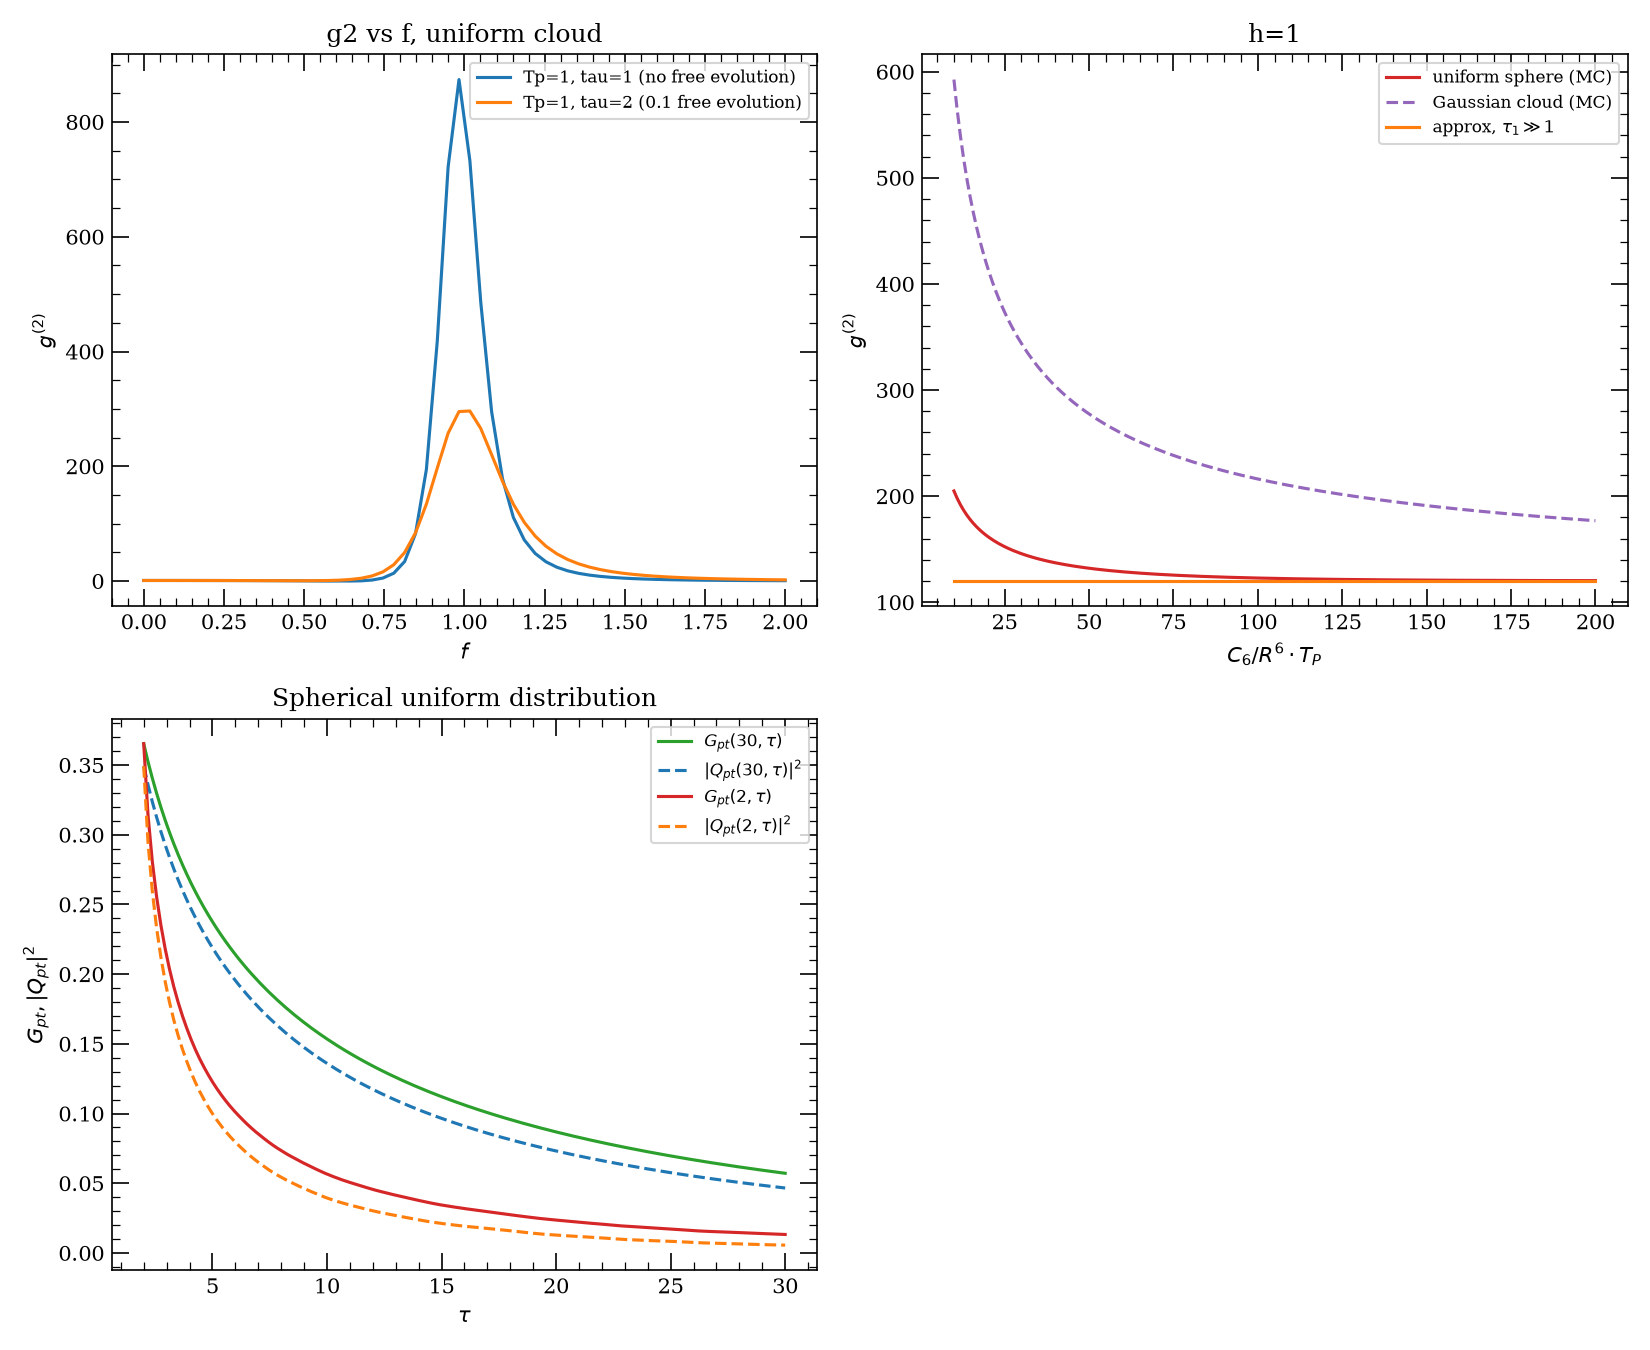

Write the Python code that produced this figure.
"""Interaction-induced dephasing of g2 for an extended atomic cloud (Sec. IV).

Reproduces the interaction-induced-dephasing part of P.R. Berman, H. Nguyen,
Y. Mei, Y. Li, A. Kuzmich, "Interference bunching and antibunching of coherent
atomic radiation fields," Phys. Rev. A 108, 043713 (2023), Sec. IV. Atoms
excited to a Rydberg state interact via the van der Waals C6/R^6 potential, so
each atom pair accumulates a random relative phase during a retrieval pulse of
duration Tp; this dephases the ensemble's collective spin-wave phase Q(t) and
its magnitude-squared correlator G(t) = <|Q(t)|^2>, and hence g2(t). Q, G are
evaluated by Monte Carlo averaging over random atomic positions within a
sphere of radius R (uniform cloud); the point-pulse limit (Tp -> tau) analogs
are labeled Q_pt, G_pt. The n=75 Rb Rydberg C3/C6 coefficients feeding the
pair interaction are obtained with the ``arc`` (Alkali Rydberg Calculator)
package, cross-checked against the Kaulakys radial-matrix-element formula used
in the original analysis.

Monte Carlo sample counts and atom numbers are reduced from the original
notebook (100 seeds, N=400) to keep runtime short for a demo script; the
formulas are unchanged. Source: Dephasing_230317.ipynb.
"""

from pathlib import Path

import matplotlib

matplotlib.use("Agg")
import matplotlib.pyplot as plt
import numpy as np
from numba import jit

# ---------------------------------------------------------------------------
# Rydberg (n S_1/2 <-> n P_3/2, (n-1) P_3/2) atomic structure for Rb87
# (quantum-defect formulas from Li, Han et al.; only the S and P3/2 branches
#  that Rydberg_para() below actually needs are kept).
# ---------------------------------------------------------------------------
_HCONST = 6.62606896e-34  # Planck constant
_CLIGHT = 2.99792458e8  # speed of light
_RY = 1.0973731568527e7  # Rydberg constant
_A0 = 0.52917720859e-10  # Bohr radius
_ALPHA = 7.2973525376e-3  # fine-structure constant


@jit(nopython=True, nogil=True)
def rydberg_energy(n, l, j):
    """Energy of an alkali Rydberg level via quantum defects (S_1/2 or P_3/2)."""
    if l == 0:
        delta, delta2 = 3.1311804, 0.1784
    else:  # l == 1, j == 3/2
        delta, delta2 = 2.6416737, 0.2950
    nu = n - delta - delta2 / (n - delta) ** 2
    return -(_HCONST * _CLIGHT * _RY) / nu**2


@jit(nopython=True, nogil=True)
def radial_matrix_element(n, l, j, na, la, ja):
    """<na la ja| r |n l j> via the Kaulakys (1995) quasiclassical formula."""
    Z = 1
    if l == 0:
        delta, delta2 = 3.1311804, 0.1784
    else:
        delta, delta2 = 2.6416737, 0.2950
    nu = n - delta - delta2 / (n - delta) ** 2

    if la == 0:
        deltaa, delta2a = 3.1311804, 0.1784
    else:
        deltaa, delta2a = 2.6416737, 0.2950
    nua = na - deltaa - delta2a / (na - deltaa) ** 2

    s_a = nua - nu
    nu_c_a = (2 * (nu * nua) ** 2 / (nu + nua)) ** (1 / 3)
    e_a = np.sqrt(1 - ((l + la + 1) / (2 * nu_c_a)) ** 2)

    csi = np.arange(0, np.pi, 1e-3)
    j_a = (1 / np.pi) * np.sum(np.cos(s_a * csi + s_a * e_a * np.sin(csi))) * 1e-3
    dj_a = (1 / np.pi) * np.sum(-np.sin(s_a * csi + s_a * e_a * np.sin(csi)) * np.sin(csi)) * 1e-3

    if (la - l) == 1:
        D_pa = (1 / s_a) * (dj_a + np.sqrt(e_a ** (-2) - 1) * (j_a - np.sin(np.pi * s_a) / (np.pi * s_a)))
    else:
        D_pa = (1 / s_a) * (dj_a - np.sqrt(e_a ** (-2) - 1) * (j_a - np.sin(np.pi * s_a) / (np.pi * s_a)))

    return ((-1) ** (n - na)) * nu_c_a**5 / (Z * (nu * nua) ** (3 / 2)) * D_pa


def c6_over_r6_coefficient(n, omega, dist):
    """C6/R^6-equivalent dephasing coefficient (MHz * um^6) for the nS Rydberg pair.

    Follows the "Rydberg_para" analysis: the nS_1/2 Rydberg state is nearly
    resonantly Forster-coupled to nP_3/2 + (n-1)P_3/2 with a small defect and
    dipole-dipole coefficient C3; C6 = C3^2 / defect is the effective van der
    Waals coefficient used for the interaction-induced dephasing below.
    """
    l, j = 0, 0.5
    n1, l1, j1 = n, 1, 1.5
    n2, l2, j2 = n - 1, 1, 1.5

    defect = (rydberg_energy(n1, l1, j1) + rydberg_energy(n2, l2, j2) - 2 * rydberg_energy(n, l, j)) / _HCONST * 1e-6
    C3 = (
        1e18
        * 1e-6
        * (_ALPHA * _CLIGHT / (2 * np.pi) * _A0**2)
        * radial_matrix_element(n, l, j, n1, l1, j1)
        * radial_matrix_element(n, l, j, n2, l2, j2)
    )
    return C3**2 / defect / 1000


def _arc_c6_cross_check(n):
    """Independent C6 (GHz um^6) from arc's perturbative pair-state calculation,
    as a sanity check on the Kaulakys-formula C3/defect estimate above."""
    from arc import PairStateInteractions, Rubidium

    calc = PairStateInteractions(Rubidium(), n, 0, 0.5, n, 0, 0.5, 0.5, 0.5)
    return calc.getC6perturbatively(0, 0, 10, 25.0e9)


# ---------------------------------------------------------------------------
# Monte Carlo dephasing: Q(t), G(t) for atoms randomly placed in a cloud
# ---------------------------------------------------------------------------
@jit(nopython=True, nogil=True)
def _positions_uniform_sphere(N, R, seed):
    np.random.seed(seed)
    phi = np.random.uniform(0, 2 * np.pi, N)
    costheta = np.random.uniform(-1, 1, N)
    u = np.random.uniform(0, 1, N)
    theta = np.arccos(costheta)
    r = R * u ** (1.0 / 3)
    x = r * np.sin(theta) * np.cos(phi)
    y = r * np.sin(theta) * np.sin(phi)
    z = r * np.cos(theta)
    return x, y, z


@jit(nopython=True, nogil=True)
def _positions_gaussian_cloud(N, R, seed):
    np.random.seed(seed)
    w = R / np.sqrt(2)
    x = np.random.normal(0, w, N)
    y = np.random.normal(0, w, N)
    z = np.random.normal(0, w, N)
    return x, y, z


@jit(nopython=True, nogil=True)
def _dephasing_qg(x, y, z, time, Tp, f, ph, C6_c3):
    """Single-shot (fixed atom positions) Q(t), G(t) and the resulting g2(t).

    Q is the ensemble-averaged interaction-induced phase factor of the
    collective spin wave; G = <|sum_j exp(i*phase_j)|^2> is its magnitude-
    squared correlator. For t < Tp, the retrieval pulse is still being
    applied ("in-pulse"); for t >= Tp it has ended and the phase is frozen at
    its value accumulated during Tp ("point-pulse" limit).
    """
    N = len(x)
    dist3D = np.zeros((N, N))
    for i in range(N):
        for j in range(N):
            if i != j:
                dist3D[i, j] = np.sqrt((x[i] - x[j]) ** 2 + (y[i] - y[j]) ** 2 + (z[i] - z[j]) ** 2)

    Q = np.zeros(len(time), dtype=np.complex64)
    G = np.zeros(len(time))
    for tt in range(len(time)):
        t = time[tt]
        phase_num = 0.0 + 0.0j
        phase_num_G = 0.0
        if t < Tp:
            for i in range(N):
                inner = 0.0 + 0.0j
                for j in range(N):
                    if i != j:
                        detuning_ij = C6_c3 * 1000 / (dist3D[i, j] ** 6)
                        exp_t = np.exp(-2j * np.pi * detuning_ij * t)
                        temp = (-exp_t + (1 - 1j * detuning_ij * 2 * np.pi * t)) / (detuning_ij * 2 * np.pi) ** 2
                        phase_num += temp
                        inner += temp
                phase_num_G += np.abs(inner) ** 2
            Q[tt] = phase_num / t**2 * 2 / N**2
            G[tt] = phase_num_G / t**4 * 4 / N**3
        else:
            for i in range(N):
                inner = 0.0 + 0.0j
                for j in range(N):
                    if i != j:
                        detuning_ij = C6_c3 * 1000 / (dist3D[i, j] ** 6)
                        expt = np.exp(-2j * np.pi * detuning_ij * t)
                        expTp = np.exp(2j * np.pi * detuning_ij * Tp)
                        temp = expt * (-1 + expTp * (1 - 1j * detuning_ij * 2 * np.pi * Tp)) / (detuning_ij * 2 * np.pi) ** 2
                        phase_num += temp
                        inner += temp
                phase_num_G += np.abs(inner) ** 2
            Q[tt] = phase_num / Tp**2 * 2 / N**2
            G[tt] = phase_num_G / Tp**4 * 4 / N**3

    epsi = 0.1  # small-dephasing expansion parameter (N * chi^2 * Tp^2 truncated to leading order)
    intti = 1 + 2 * f * np.cos(ph) + f**2 + epsi * (
        -f * np.cos(ph) + f * (np.exp(1j * ph) * Q + np.conjugate(np.exp(1j * ph) * Q)) + f**2 * G
    )
    ati = (
        1
        + 4 * f * (1 - epsi / 2) * np.cos(ph)
        + 4 * f**2
        + 2 * epsi * (f * (np.exp(1j * ph) * Q + np.conjugate(np.exp(1j * ph) * Q)) + f**2 * G)
        + f**2 * (np.exp(2j * ph) * Q + np.conjugate(np.exp(2j * ph) * Q))
        + 2 * f**3 * (np.exp(1j * ph) * Q + np.conjugate(np.exp(1j * ph) * Q))
        + f**4 * np.abs(Q) ** 2
    )
    g2ti = np.abs(ati) / np.abs(intti) ** 2
    return g2ti, Q, G


def dephasing_qg(N, R, time, seed, Tp, f, ph, C6_c3, cloud="uniform"):
    positions = _positions_uniform_sphere(N, R, seed) if cloud == "uniform" else _positions_gaussian_cloud(N, R, seed)
    return _dephasing_qg(*positions, time, Tp, f, ph, C6_c3)


def g2_approx(f, ph, epsi=0.1):
    """Analytic g2 in the tau_1 >> 1 (fully dephased) limit."""
    return (1 + 4 * f * (1 - epsi / 2) * np.cos(ph) + 4 * f**2) / (1 + 2 * f * (1 - epsi / 2) * np.cos(ph) + f**2) ** 2


def mc_average_g2(N, R, time, Tp, f, ph, C6_c3, n_seeds, cloud="uniform"):
    g2_avg = np.zeros(len(time))
    for seed in range(n_seeds):
        g2ti, _, _ = dephasing_qg(N, R, time, seed, Tp, f, ph, C6_c3, cloud=cloud)
        g2_avg += g2ti / n_seeds
    return g2_avg


def main():
    n = 75
    R = 10.0  # cloud radius, um
    omega = max(1 / 0.100 / (2 * np.pi), 40 * 40 / 2 / 480)
    C6_c3 = c6_over_r6_coefficient(n, omega, 15.0)
    C6_arc = _arc_c6_cross_check(n)
    print(f"C6/defect (Kaulakys formula) = {C6_c3:.3f} MHz um^6")
    print(f"C6 (arc, perturbative pair-state calc) = {C6_arc:.3f} GHz um^6 (independent cross-check)")

    time_scale = -1000 * 2 * np.pi * C6_c3 / 1e6  # converts raw time (us) to dimensionless C6/R^6 * t

    fig, axes = plt.subplots(2, 2, figsize=(11, 9))

    # (a) g2 vs beam-splitter ratio f, uniform sphere, N=100
    N = 100
    seed = 1
    chi = 0.0057 * 2 * np.pi
    t_pair = np.array([1.0, 2.0]) / time_scale  # Tp=0 (t~0+) and Tp finite short pulse
    Tp_short = 1.0 / time_scale
    f_list = np.linspace(0, 2, 60)
    g2_vs_f = np.array([dephasing_qg(N, R, t_pair, seed, Tp_short, ff, np.pi, C6_c3)[0] for ff in f_list])
    axes[0, 0].plot(f_list, g2_vs_f[:, 0], label="Tp=1, tau=1 (no free evolution)")
    axes[0, 0].plot(f_list, g2_vs_f[:, 1], label="Tp=1, tau=2 (0.1 free evolution)")
    axes[0, 0].set_xlabel(r"$f$")
    axes[0, 0].set_ylabel(r"$g^{(2)}$")
    axes[0, 0].set_title("g2 vs f, uniform cloud")
    axes[0, 0].legend(fontsize=8)

    # (b) g2 vs tau, MC average over seeds, uniform sphere vs Gaussian cloud
    n_seeds = 20
    n_time = 400
    Tp = 200.0 / time_scale
    f = 1.0
    t_list = np.linspace(10, 200, n_time) / time_scale
    t_list_scaled = time_scale * t_list

    g2_uniform = mc_average_g2(N, R, t_list, Tp, f, np.pi, C6_c3, n_seeds, cloud="uniform")
    g2_gaussian = mc_average_g2(N, R, t_list, Tp, f, np.pi, C6_c3, n_seeds, cloud="gaussian")
    g2_approx_curve = g2_approx(f, np.pi) * np.ones(n_time)

    axes[0, 1].plot(t_list_scaled, g2_uniform, "-", color="tab:red", label="uniform sphere (MC)")
    axes[0, 1].plot(t_list_scaled, g2_gaussian, "--", color="tab:purple", label="Gaussian cloud (MC)")
    axes[0, 1].plot(t_list_scaled, g2_approx_curve, "-", color="tab:orange", label=r"approx, $\tau_1 \gg 1$")
    axes[0, 1].set_title("h=1")
    axes[0, 1].set_ylabel(r"$g^{(2)}$")
    axes[0, 1].set_xlabel(r"$C_6/R^6 \cdot T_P$")
    axes[0, 1].legend(fontsize=8)

    # (c)/(d) point-pulse limit: G_pt(tau,tau) and |Q_pt(tau,tau)|^2 vs tau,
    # for a short (Tp=2) and a longer (Tp=30) retrieval pulse, uniform sphere.
    N_pt = 200
    n_seeds_pt = 20
    n_time_pt = 150
    Tp_a = 30.0 / time_scale
    Tp_b = 2.0 / time_scale
    t_list_pt = np.linspace(2, 30, n_time_pt) / time_scale
    t_list_pt_scaled = time_scale * t_list_pt

    G_a = np.zeros(n_time_pt)
    Q2_a = np.zeros(n_time_pt)
    G_b = np.zeros(n_time_pt)
    Q2_b = np.zeros(n_time_pt)
    for seed in range(n_seeds_pt):
        _, Q_a_s, G_a_s = dephasing_qg(N_pt, R, t_list_pt, seed, Tp_a, 1.0, np.pi, C6_c3, cloud="uniform")
        _, Q_b_s, G_b_s = dephasing_qg(N_pt, R, t_list_pt, seed, Tp_b, 1.0, np.pi, C6_c3, cloud="uniform")
        G_a += G_a_s / n_seeds_pt
        Q2_a += np.abs(Q_a_s) ** 2 / n_seeds_pt
        G_b += G_b_s / n_seeds_pt
        Q2_b += np.abs(Q_b_s) ** 2 / n_seeds_pt

    axes[1, 0].plot(t_list_pt_scaled, G_a, "-", color="tab:green", label=r"$G_{pt}(30,\tau)$")
    axes[1, 0].plot(t_list_pt_scaled, Q2_a, "--", color="tab:blue", label=r"$|Q_{pt}(30,\tau)|^2$")
    axes[1, 0].plot(t_list_pt_scaled, G_b, "-", color="tab:red", label=r"$G_{pt}(2,\tau)$")
    axes[1, 0].plot(t_list_pt_scaled, Q2_b, "--", color="tab:orange", label=r"$|Q_{pt}(2,\tau)|^2$")
    axes[1, 0].set_title("Spherical uniform distribution")
    axes[1, 0].set_ylabel(r"$G_{pt},|Q_{pt}|^2$")
    axes[1, 0].set_xlabel(r"$\tau$")
    axes[1, 0].legend(fontsize=8)

    axes[1, 1].axis("off")

    fig.tight_layout()
    fig.savefig(Path(__file__).with_suffix(".png"), dpi=150)


if __name__ == "__main__":
    main()
